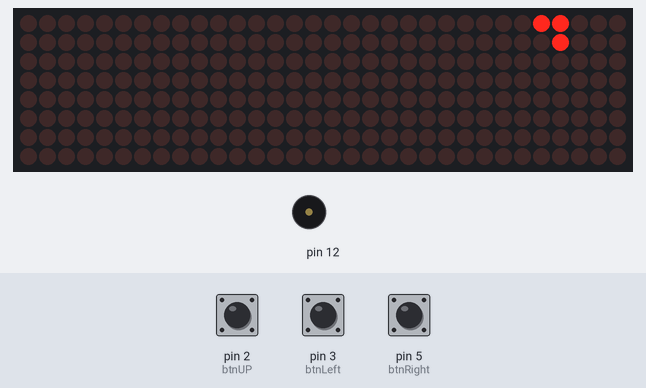
Simulated run of this sketch. Board: Arduino Uno, built with avr-gcc and run on an emulated ATmega328P. Parts: 32×8 LED matrix, buzzer (waves = sounding). The test bench sets the inputs (shaded band); at power-on: pin 5 (btnRight) LOW, pin 2 (btnUP) HIGH, pin 3 (btnLeft) LOW. Random numbers use the default seed unless the sketch sets one.

Above: at 1.2 s.
1.3 s: pin 5 (btnRight) pulled HIGH for 1 s
At 1.8 s:
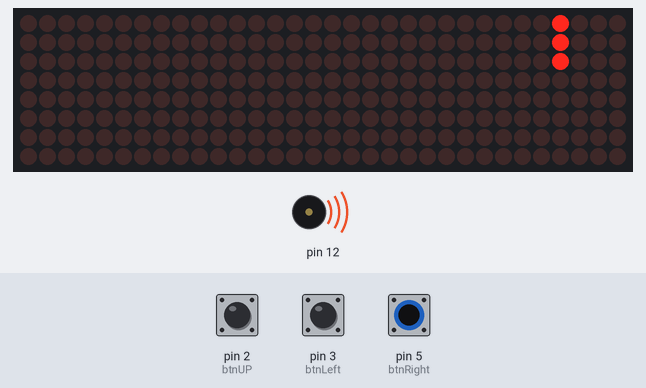
6.2 s: pin 2 (btnUP) driven LOW
At 6.71 s:
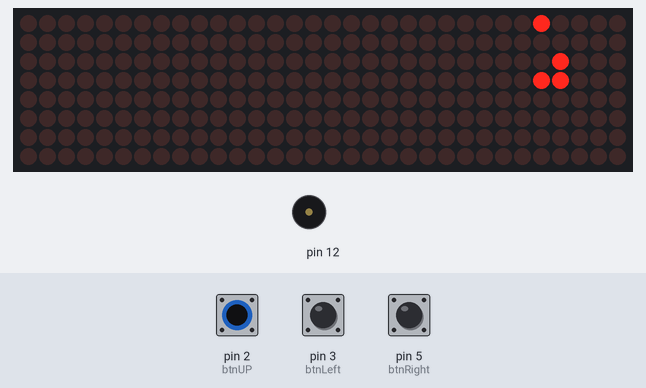
8.9 s: pin 2 (btnUP) pulsed HIGH 5 times (0.12 s each, 0.3 s apart)
At 11.42 s:
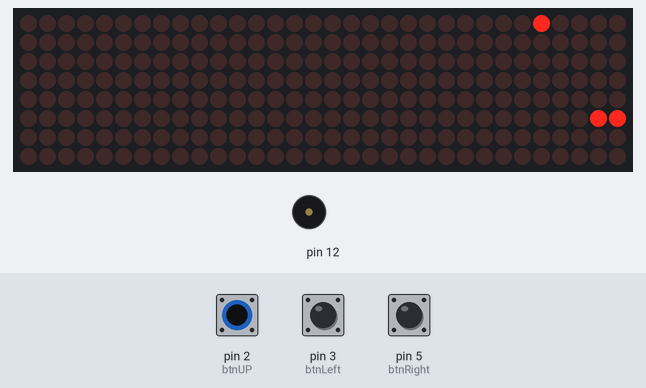
11.9 s: pin 2 (btnUP) driven HIGH
At 12.38 s:
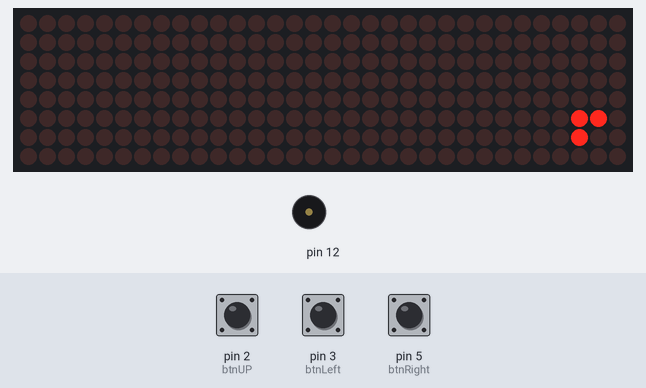
Timing chart, 0 to 14.9 s (numbered marks = the images above; inputs shaded):
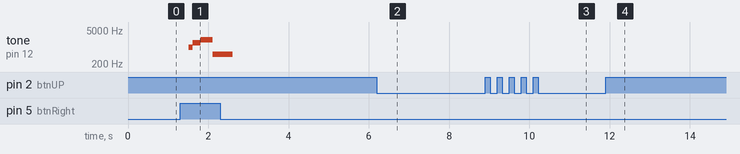

The sketch:

LED_Dot_Matrix.ino
```cpp
//Modify From https://www.instructables.com/id/Arduino-Dot-Matrix-Game-Console/

#include "LedControl.h"
// connection to MAX7219 (data, clik, load, #of dispplay)
LedControl lc = LedControl(11,13,10,4);

// direction
const int TOP    = 0;
const int RIGHT  = 1;
const int BOTTOM = 2;
const int LEFT   = 3;

// Snake length
const int MAX_SNAKE_LENGTH = 16;

// Variables
//Adafruit_8x8matrix matrix = Adafruit_8x8matrix();  // Display
int direction = RIGHT;                               // direction of movement
int snakeX[MAX_SNAKE_LENGTH];                      // X-coordinates of snake
int snakeY[MAX_SNAKE_LENGTH];                      // Y-coordinates of snake
int snakeLength = 3;
int score = 3;//
unsigned long prevTime = 0;                        // for gamedelay (ms)
unsigned long delayTime = 500;                     // Game step in ms

int fruitX, fruitY;
unsigned long fruitPrevTime = 0;
unsigned long fruitBlinkTime = 100;
unsigned long bonusTime = 0;
unsigned long bonusPrevTime = 0;
int fruitLed = true;
int bonusLed = true;
int bonusX, bonusY;

const int btnUP = 2;
const int btnDown = 4;
const int btnRight = 5;
const int btnLeft = 3;


void setup(){
  ////wake up the MAX72XX from power-saving mode
  lc.shutdown(0,false);
  //set a medium brightness for the Leds
  lc.setIntensity(0, 15);
  //Switch all Leds on the display off.
  lc.clearDisplay(0);

  lc.shutdown(1,false);
  lc.setIntensity(1,15);
  lc.clearDisplay(1);
  lc.shutdown(2,false);
  lc.setIntensity(2,15);
  lc.clearDisplay(2);
  lc.shutdown(3,false);
  lc.setIntensity(3,15);
  lc.clearDisplay(3);

  Serial.begin(9600);

  randomSeed(analogRead(0));
  pinMode(0,INPUT);
  //pinMode(17,INPUT);
  pinMode(1,INPUT);
  pinMode(btnUP,INPUT);
  pinMode(btnDown,INPUT);
  pinMode(btnRight,INPUT);
  pinMode(btnLeft,INPUT);
  //buzzer
  pinMode(12,OUTPUT);


  snakeX[0] = 0;
  snakeY[0] = 4;
  for(int i=1; i<MAX_SNAKE_LENGTH; i++){
    snakeX[i] = snakeY[i] = -1;
  }
  makeFruit();

}

void loop(){

    delay(10);
    checkButtons();  // if any button is pressed or not

    unsigned long currentTime = millis();
    if(currentTime - prevTime >= delayTime){
    nextstep();

    prevTime = currentTime;
  }
  draw(); // make snack & food

}

void checkButtons(){
  if(digitalRead(btnUP)==0)
     direction = TOP;
  else if(digitalRead(btnRight)==0)
     direction = RIGHT;
  else if(digitalRead(btnLeft)==0)
     direction = LEFT;
  else if(digitalRead(btnDown)==0)
     direction = BOTTOM;
}

void draw(){
  lc.clearDisplay(0);
  drawSnake();
  drawFruit();

}
void drawSnake(){
  for(int i=0; i<snakeLength; i++){
    lc.setLed(0,snakeX[i], snakeY[i], true);
  }
}
void drawFruit(){
  if(inPlayField(fruitX, fruitY)){
    unsigned long currenttime = millis();
    if(currenttime - fruitPrevTime >= fruitBlinkTime){
      fruitLed = (fruitLed == true) ? false : true;
      fruitPrevTime = currenttime;
    }
    lc.setLed(0,fruitX, fruitY, fruitLed);
  }
}
boolean inPlayField(int x, int y){
  return (x>=0) && (x<8) && (y>=0) && (y<8);
}
void nextstep(){
    for(int i=snakeLength-1; i>0; i--){
    if((direction == RIGHT)&&(snakeX[0]-snakeLength == 7))
    snakeX[0] = -1;
    else if((direction == LEFT)&&(snakeX[0]+ snakeLength == 0))
    snakeX[0] = 8;
    else snakeX[i] = snakeX[i-1];
    if((direction == TOP) && (snakeY[0]+snakeLength == 0))
    snakeY[0]=8;
    else if((direction == BOTTOM) && (snakeY[0]-snakeLength == 7))
    snakeY[0]=-1;
    else snakeY[i] = snakeY[i-1];
  }
  switch(direction){
    case TOP:
      snakeY[0] = snakeY[0]-1;
      break;
    case RIGHT:
      snakeX[0] = snakeX[0]+1;
      break;
    case BOTTOM:
      snakeY[0] = snakeY[0]+1;
      break;
    case LEFT:
      snakeX[0]=snakeX[0]-1;
      break;
   }
  if((snakeX[0] == fruitX) && (snakeY[0] == fruitY)){
    snakeLength++;
    score++;
    tone(12,4500,50);
    if(snakeLength < MAX_SNAKE_LENGTH){
      makeFruit();
    }
    else {
      fruitX = fruitY = -1;
    }
    if(score%8==0)
      {
        snakeLength = 3;
        delayTime = delayTime - 100;
     }
  }
  snakeItSelf();
}
void makeFruit(){
  int x, y;
  x = random(0, 8);
  y = random(0, 8);
  while(isPartOfSnake(x, y)){
    x = random(0, 8);
    y = random(0, 8);
  }
  fruitX = x;
  fruitY = y;
}

boolean isPartOfSnake(int x, int y){
  for(int i=0; i<snakeLength-1; i++){
    if((x == snakeX[i]) && (y == snakeY[i])){
      return true;
    }
  }
  return false;
}
void snakeItSelf(){  // check if snack touch itself
    for(int i=1;i<snakeLength;i++){
      if((snakeX[0] == snakeX[i]) && (snakeY[0] == snakeY[i]))
       gameOver();
     }
}
void gameOver(){
  // game over sound
  tone(12,1000,100);
  delay(100);
  tone(12,1500,200);
  delay(200);
  tone(12,2000,300);
  delay(300);
  tone(12, 494,500);
  delay(500);
  lc.clearDisplay(0);
  for(int r = 0; r < 8; r++){
        for(int c = 0; c < 8; c++){
            lc.setLed(0, r, c, HIGH);
            delay(50);
        }delay(50);
    }
  delay(300);
  score = 3;
  snakeLength = 3;
  direction = RIGHT;
  snakeX[0]=3;
  snakeY[0]=4;
  delayTime = 500;
  loop();
}

void drawBonus(){
  if(inPlayField(fruitX, fruitY)){
    unsigned long bonusTime = millis();
    if(bonusTime - bonusPrevTime >= 300){
      bonusLed = (bonusLed == true) ? false : true;
      bonusPrevTime = bonusTime;
    }
    lc.setLed(0,bonusX, bonusY, bonusLed);
  }
}
void makeBonus(){
  int x, y;
  x = random(0, 8);
  y = random(0, 8);
  while(isPartOfSnake(x, y)){
    x = random(0, 8);
    y = random(0, 8);
  }
  bonusX = x;
  bonusY = y;
}
```

Measured:
- after the input at 1.3 s, tone on pin 12: plays 1000 Hz for 0.10 s, 1500 Hz for 0.20 s, 2000 Hz for 0.30 s, 494 Hz for 0.50 s, starting after 0.21 s
